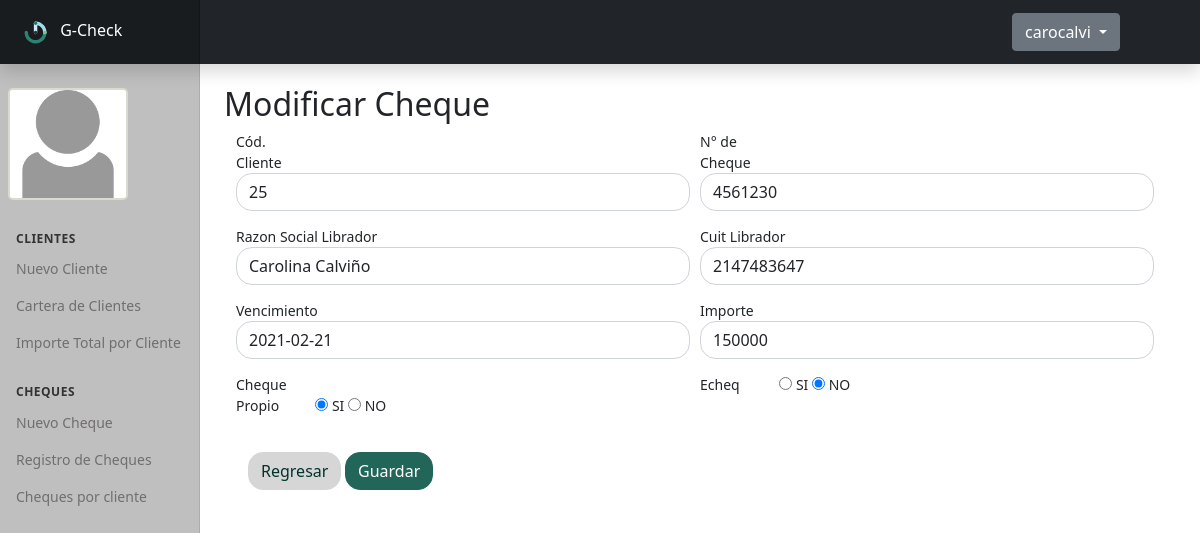
The page /editar-cheque.php?id=4561230 (signed in) on the database its author committed.
### tables this page shows
CREATE TABLE `users` (
  `id_user` int(11) NOT NULL,
  `usuario` varchar(25) NOT NULL,
  `pass` varchar(10) NOT NULL,
  `imagen` varchar(50) NOT NULL
);

CREATE TABLE `cheques` (
  `clientes_id` int(11) NOT NULL,
  `numero_cheque` int(50) NOT NULL,
  `nombre` varchar(25) NOT NULL,
  `cuit_librador` int(25) NOT NULL,
  `fecha_vto` date NOT NULL,
  `importe` double NOT NULL,
  `propio` varchar(5) NOT NULL,
  `echeq` varchar(5) NOT NULL
);

### editar-cheque.php (the view, shortened to what this page needs)
<?php
include("conexion.php");
if(isset($_GET['id'])){
    $id = $_GET['id'];
    $query = "SELECT * FROM cheques WHERE numero_cheque = $id";
    $resultado = mysqli_query($conexion, $query);
    if(mysqli_num_rows($resultado) == 1){
        $row = mysqli_fetch_array($resultado);
        $clientes_id = $row['clientes_id'];
        $numero_cheque = $row['numero_cheque'];
        $razon_social = $row['nombre'];
        $cuit_librador = $row['cuit_librador'];
        $vencimiento = $row['fecha_vto'];
        $importe = $row['importe'];
        $propio = $row['propio'];
        $echeq =$row['echeq'];
   }
}
?>
<?php
include_once("includes/header.php");
include_once("includes/sidebar.php");
?>
<br>
<h2>Modificar Cheque</h2>
    <div class="container">
        <form class="form-horizontal" method="POST" action="editar-cheque.php?id=<?php echo $_GET['id']; ?>" autocomplete="off">
            <div class="form-group">
                <div class="row">
                    <div class="col-md-6 div-nuevo">
					    <label for="numero" class="col-sm-2 control-label">Cód. Cliente</label>
					    <input type="text" class="form-control" id="clientes_id" name="clientes_id" value="<?php echo $clientes_id; ?>">
					</div>
                    <div class="col-md-6 div-nuevo">
					    <label for="numero" class="col-sm-2 control-label">N° de Cheque</label>
					    <input type="text" class="form-control" id="cheque" name="cheque" value="<?php echo $numero_cheque; ?>">
					</div>
                </div>
            </div>
            <div class="form-group">
                <div class="row">
                    <div class="col-md-6 div-nuevo">
                        <label>Razon Social Librador</label>
                        <input type="text" name="razon_social" id="razon_social" class='form-control' maxlength="50" value="<?php echo $razon_social; ?>" ></input>
                    </div>
                    <div class="col-md-6 div-nuevo">
                        <label>Cuit Librador</label>
                        <input type="text" name="cuit_librador" id="cuit_librador "class='form-control' maxlength="50" value="<?php echo $cuit_librador; ?>" ></input>
                    </div>
                </div>
            </div>
            <div class="form-group">
                <div class="row">
                    <div class="col-md-6 div-nuevo">
					    <label for="vto" class="col-sm-2 control-label">Vencimiento</label>
					    <input type="text" class="form-control" id="vto" name="vto" value="<?php echo $vencimiento; ?>">
					</div>
                    <div class="col-md-6 div-nuevo">
                        <label for="importe" class="col-sm-2 control-label">Importe</label>
					    <input type="text" class="form-control" id="importe" name="importe" value="<?php echo $importe; ?>">
					</div>
                </div>
            </div>
            <div class="form-group">
                <div class="row">
                    <div class="col-md-6 div-nuevo">
                        <label for="propio" class="col-sm-2 control-label">Cheque Propio</label>
                        <label class="radio-inline">
                            <input type="radio" id="propio" name="propio" value="Si" <?php if($propio=='Si') {echo 'checked';} ?> > SI
                        </label>
                        <label class="radio-inline">
                            <input type="radio" id="propio" name="propio" value="No" <?php if($propio=='No') {echo 'checked';} ?> > NO
                        </label>
                    </div>
                    <br>
                    <div class="col-md-6 div-nuevo">
                        <label for="echeq" class="col-sm-2 control-label">Echeq</label>
                        <label class="radio-inline">
                            <input type="radio" id="echeq" name="echeq" value="Si" <?php if($echeq=='Si'){echo 'checked';} ?> > SI
                        </label>
                        <label class="radio-inline">
                            <input type="radio" id="echeq" name="echeq" value="No" <?php if($echeq=='No'){echo 'checked';} ?> > NO
                        </label>
                    </div>
                </div>
            </div>
            <br>
            <div class="form-group">
                <div class="col-sm-offset-2 col-sm-10">
                        <button type="button" class="btn btn-dark boton-secundario"><a href="cheques.php">Regresar</a></button>
                        <button type="submit" name= "update-cheque" class="btn btn-primary">Guardar</button>
                </div>
            </div>
        </form>
    </div>
</main>
<?php include_once("includes/footer.php"); ?>

### includes/sidebar.php (shortened to what this page needs)
<body>
<header class="navbar navbar-dark sticky-top bg-dark flex-md-nowrap p-0 shadow">
  <a class="navbar-brand col-md-3 col-lg-2 me-0 px-3" href="#">
    <img src="img/logo.svg" alt="Logo G-Check" width="40px">
    G-Check</a>
  <div class="dropdown perfil">
    <a class="btn btn-secondary dropdown-toggle" href="#" role="button" id="dropdownMenuLink" data-bs-toggle="dropdown" aria-expanded="false">
      <?php echo $_SESSION["usuario"]; ?>
    </a>
  </div>
</header>
<div class="container-fluid">
<div class="row">
<nav id="sidebarMenu" class="col-md-3 col-lg-2 d-md-block bg-light sidebar collapse">
  <div class="position-sticky pt-3">
    <a href="gestion.php" class="nav-link">
      <?php
        $id = $_SESSION['id'];
        $query = "SELECT imagen FROM users WHERE id_user = '$id'";
        $result = mysqli_query($conexion, $query);
        while($row = mysqli_fetch_array($result)){ ?>
         <?php echo "<a href='gestion.php' ><img src='".$row['imagen']."' class='logo'></a>"; ?>
        <?php } ?>
    </a>
    <h6 class="sidebar-heading d-flex justify-content-between align-items-center px-3 mt-4 mb-1 text-muted">
      <span>Clientes</span>
    </h6>
    <ul class="nav flex-column mb-2">
      <li class="nav-item">
        <a class="nav-link" href="nuevo-cliente.php">
          Nuevo Cliente
        </a>
      </li>
     <li class="nav-item">
        <a class="nav-link" href="gestion.php">
          Cartera de Clientes
        </a>
      </li>
      <li class="nav-item">
        <a class="nav-link" href="contador.php">
          Importe Total por Cliente
        </a>
      </li>
    </ul>
    <h6 class="sidebar-heading d-flex justify-content-between align-items-center px-3 mt-4 mb-1 text-muted">
      <span>Cheques</span>
    </h6>
    <ul class="nav flex-column mb-2">
      <li class="nav-item">
        <a class="nav-link" href="nuevo-cheque.php">
          Nuevo Cheque
        </a>
      </li>
      <li class="nav-item">
        <a class="nav-link" href="cheques.php">
          Registro de Cheques
        </a>
      </li>
      <li class="nav-item">
        <a class="nav-link" href="cliente-cheque.php">
          Cheques por cliente
        </a>
      </li>
  </div>
</nav>
<main class="col-md-9 ms-sm-auto col-lg-10 px-md-4 px-3">

### css/style.css (style rules this page uses)
body { font-family: }
a { color: #00332a; text-decoration: none; }
a { color: }
.logo { max-width: 120px; height: auto; margin: 0.5rem; border-radius: 5px; background-color: beige; border: 2px solid rgba(202, 202, 202, 0.623); }
.div-nuevo { padding-right: 10px; padding-bottom: 15px; }
.perfil { margin-right: 5rem; }

### css/dashboard.css (style rules this page uses)
body { font-size: .875rem; }
.sidebar { position: fixed; top: 0; bottom: 0; left: 0; z-index: 100; padding: 48px 0 0; box-shadow: inset -1px 0 0 rgba(0, 0, 0, .1); }
.sidebar .nav-link { font-weight: 500; color: #716e6e; }
.sidebar-heading { font-size: .75rem; text-transform: uppercase; }
.navbar-brand { padding-top: .75rem; padding-bottom: .75rem; font-size: 1rem; background-color: rgba(0, 0, 0, .25); box-shadow: inset -1px 0 0 rgba(0, 0, 0, .25); }

### rows shown on the page
users: imagen (picture)
cheques: clientes_id "25", cheque "4561230", razon_social "Carolina Calviño", cuit_librador "2147483647", vto "2021-02-21", importe "150000", propio "☑ Cheque Propio", propio "☐ NO", echeq "☐ Echeq", echeq "☑ NO"

### other values the page prints
$_SESSION["usuario"] "carocalvi"
